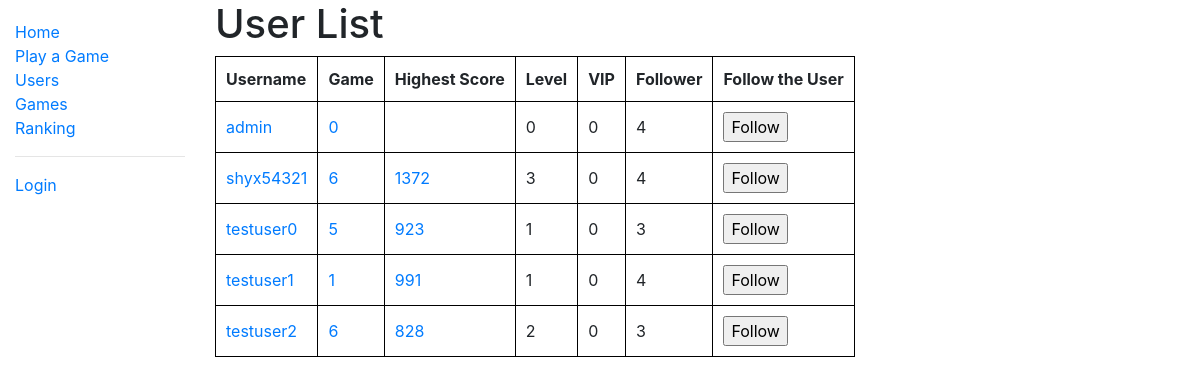
The app's page /two_zero_four_eight/users/ with its own data.
### two_zero_four_eight/models.py (models this page shows, shortened)
class User(AbstractUser):
    game_played = models.IntegerField(verbose_name='Number of Games Played', default=0)
    best_game = models.OneToOneField('Game', on_delete=models.CASCADE, null=True, blank=True)
    highest_score = models.PositiveIntegerField(verbose_name='Highest Score', null=True, blank=True)
    experience = models.IntegerField(verbose_name='Experience', default=0)
    money_deposited = models.IntegerField(verbose_name='Money Deposited', default=0)
    num_follower = models.IntegerField(verbose_name='Followers', default=0)
    num_following = models.IntegerField(verbose_name='Followings', default=0)
    class Meta:
        ordering = ['date_joined']
    def get_absolute_url(self):
        return reverse('user-detail', args=[str(self.id)])
    @property
    def level(self):
        return binary_search(number=self.experience, array=experience_table)
    @property
    def vip_level(self):
        return binary_search(number=self.money_deposited, array=vip_table)

### two_zero_four_eight/views.py (the view)
# urls.py: path('users/', views.UserListView.as_view(), name='users'),
class UserListView(generic.ListView):
    model = User
    paginate_by = 5

### two_zero_four_eight/models.py (called while the page is built)
def binary_search(array, number):
    hi = len(array)
    lo = 0
    while hi > lo:
        mid = lo + int((hi - lo + 1) / 2)
        if array[mid] <= number:
            lo = mid
        else:
            hi = mid - 1
    return lo

### two_zero_four_eight/templates/two_zero_four_eight/user_list.html (shortened to what this page needs)
{% extends "base_generic.html" %}
{% block content %}
  {% if user_list %}
    <h1>User List</h1>
    <table>
      <tr>
        <th>Username</th>
        <th>Game</th>
        <th>Highest Score</th>
        <th>Level</th>
        <th>VIP</th>
        <th>Follower</th>
        <th>Follow the User</th>
      </tr>
      {% for user in user_list %}
        <tr>
          <td><a href="{{ user.get_absolute_url }}">{{ user.username }}</a></td>
          <td><a href="{% url 'user-game' user.id %}">{{user.game_played}}</a></td>
          <td>
            {% if user.best_game %}<a href="{% url 'game-detail' user.best_game.id %}">{{user.highest_score}}</a> {% endif %}
          </td>
          <td>{{user.level}}</td>
          <td>{{user.vip_level}}</td>
          <td>{{user.num_follower}}</td>
          <td>
            <form action="{% url 'add-follow' %}" method="post" onsubmit="return confirm('Do you really want to follow {{ user.username }}?')">
              <input type="submit" value="Follow">
            </form>
          </td>
        </tr>
      {% endfor %}
    </table>
  {% else %}
    <p>There are no users in the library.</p>
  {% endif %}
{% endblock %}

### two_zero_four_eight/static/css/styles.css (style rules this page uses)
table, th, td { padding: 10px; border: 1px solid black; border-collapse: collapse; }

### records on screen
User: username "admin", game_played "0", level "0", vip_level "0", num_follower "4"
User: username "shyx54321", game_played "6", highest_score "1372", level "3", vip_level "0", num_follower "4"
User: username "testuser0", game_played "5", highest_score "923", level "1", vip_level "0", num_follower "3"
User: username "testuser1", game_played "1", highest_score "991", level "1", vip_level "0", num_follower "4"
User: username "testuser2", game_played "6", highest_score "828", level "2", vip_level "0", num_follower "3"
